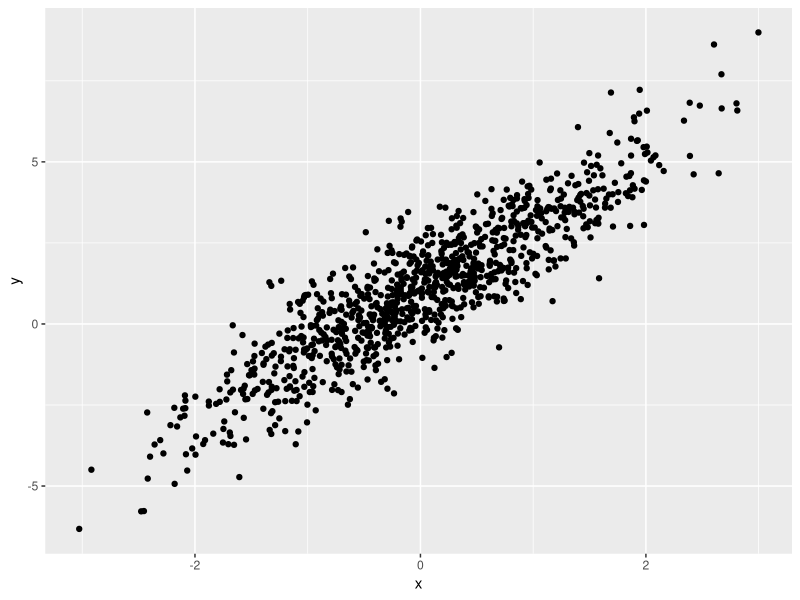
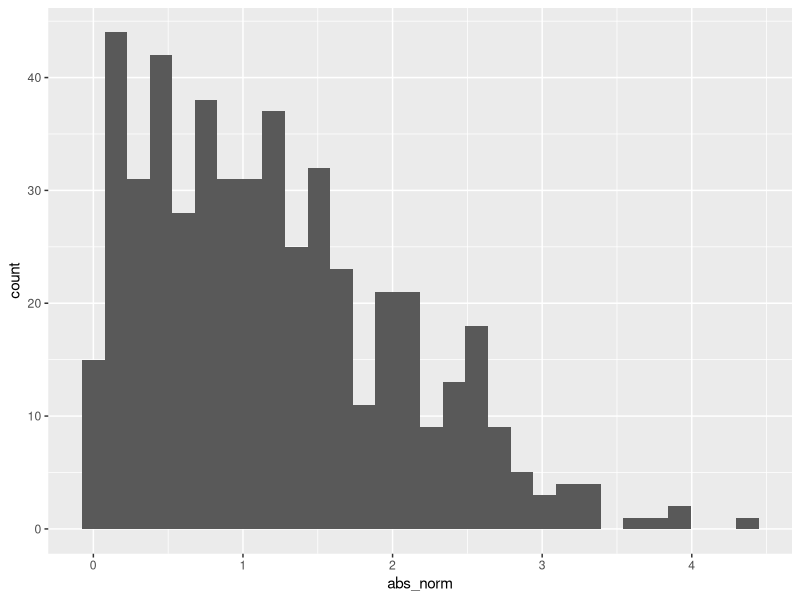

Source code (R) for these figures, in order:
## ---- chunk 1
library(tidyverse)
## ---- chunk 2
samp = rnorm(100)
length(samp)
## ---- chunk 3
plot_df = 
  tibble(
    x = rnorm(n = 1000),
    y = 1 + 2 * x + rnorm(n = 1000)
  )

ggplot(plot_df, aes(x = x, y = y)) + geom_point()
## ---- chunk 4
la_df =
  tibble(
    norm = rnorm(n = 500, mean = 1),
    logical = norm > 0,
    abs_norm = abs(norm)
  )

ggplot(la_df, aes(x = abs_norm)) + geom_histogram()
